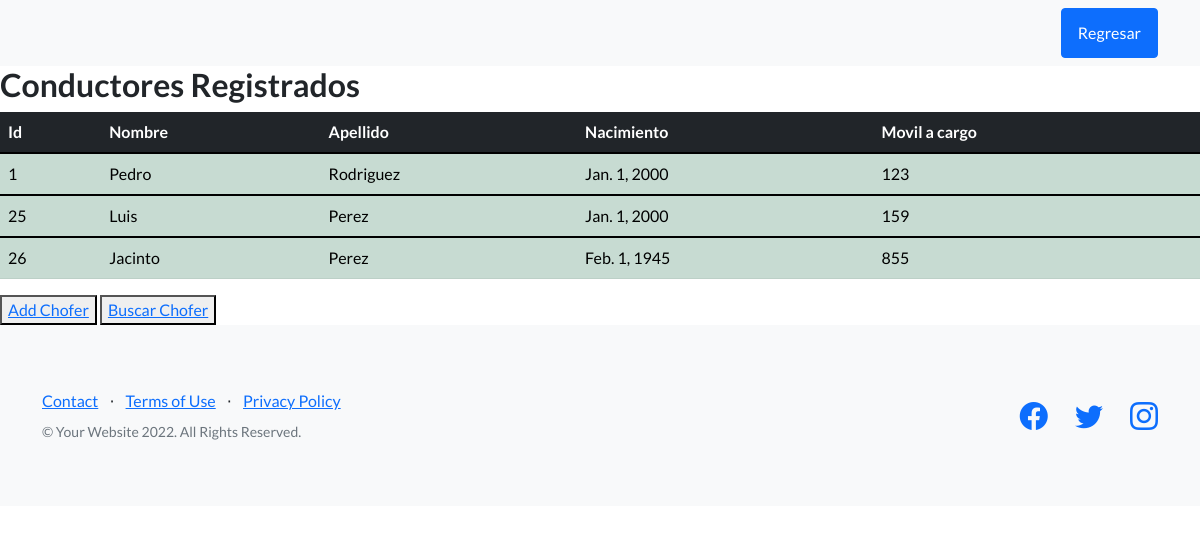
Page /verchofer/ on the committed database.
### app_tutaxi/models.py (models this page shows, shortened)
class Chofer(models.Model):
    nombre=models.CharField(max_length=40)
    apellido=models.CharField(max_length=40)
    nacimiento=models.DateField()
    movil_a_cargo=models.IntegerField()

### app_tutaxi/views.py (the view)
# urls.py: path('verchofer/',views.ver_chofer, name='ver_chofer' ),
def ver_chofer(request):
    choferes=Chofer.objects.all()  #choferes es un "SET" (django...QuerySet)
    dicc={"chofer":choferes}
    return render(request,'ver_chofer.html', dicc)

### app_tutaxi/templates/ver_chofer.html (shortened to what this page needs)
{%extends 'padre.html'%}
{%block bloque1%}
<main>
    {%if chofer_registrado%}
    <h2>{{chofer_registrado}} se registro correctamente</h2>
    {%elif chofer%}
    <h2>Conductores Registrados</h2>
        <table class="table table-success table-striped">
            <thead class="table table-dark table-striped">
                <tr>
                    <th> Id</th>
                    <th> Nombre</th>
                    <th> Apellido</th>
                    <th> Nacimiento</th>
                    <th> Movil a cargo</th>
                </tr>
            </thead>
            {%for i in chofer%}
                <tbody>
                    <tr>
                        <td> {{i.id}} </td>
                        <td> {{i.nombre}} </td>
                        <td>  {{i.apellido }} </td>
                        <td>  {{i.nacimiento }} </td>
                        <td>  {{i.movil_a_cargo}} </td>
                    </tr>
                </tbody>
            {%endfor%}
        </table>
    {%elif chofer_registrado == false %}
        <h2>El chofer ingresado no existe!! </h2>
    {%endif%}
    <button>
        <a href="{% url 'cargar_chofer' %}"> Add Chofer</a>
    </button>
    <button>
        <a  href="{% url 'buscar_chofer' %}"> Buscar Chofer</a>
    </button>
</main>
{%endblock%}

### app_tutaxi/templates/padre.html (shortened to what this page needs)
<!DOCTYPE html>
<html lang="en">
    <head>
        {%load static%}
        <link href="https://cdn.jsdelivr.net/npm/bootstrap-icons@1.5.0/font/bootstrap-icons.css" rel="stylesheet" type="text/css" />
        <link href="{%static 'app_tutaxi/css/styles.css'%}" rel="stylesheet" />
    </head>
    <body>
        <nav class="navbar navbar-light bg-light static-top">
            <div class="container">
                 <a class="btn btn-primary" href="{%url 'inicio' %}">Regresar</a>
            </div>
        </nav>
        {%block bloque1%}
        {%endblock%}
        <footer class="footer bg-light">
            <div class="container">
                <div class="row">
                    <div class="col-lg-6 h-100 text-center text-lg-start my-auto">
                        <ul class="list-inline mb-2">
                            <li class="list-inline-item"><a href="#!">Contact</a></li>
                            <li class="list-inline-item">⋅</li>
                            <li class="list-inline-item"><a href="#!">Terms of Use</a></li>
                            <li class="list-inline-item">⋅</li>
                            <li class="list-inline-item"><a href="#!">Privacy Policy</a></li>
                        </ul>
                        <p class="text-muted small mb-4 mb-lg-0">&copy; Your Website 2022. All Rights Reserved.</p>
                    </div>
                    <div class="col-lg-6 h-100 text-center text-lg-end my-auto">
                        <ul class="list-inline mb-0">
                            <li class="list-inline-item me-4">
                                <a href="#!"><i class="bi-facebook fs-3"></i></a>
                            </li>
                            <li class="list-inline-item me-4">
                                <a href="#!"><i class="bi-twitter fs-3"></i></a>
                            </li>
                            <li class="list-inline-item">
                                <a href="#!"><i class="bi-instagram fs-3"></i></a>
                            </li>
                        </ul>
                    </div>
                </div>
            </div>
        </footer>
    </body>
</html>

### rows in the picture
Chofer: id "1", nombre "Pedro", apellido "Rodriguez", nacimiento "Jan. 1, 2000", movil_a_cargo "123"
Chofer: id "25", nombre "Luis", apellido "Perez", nacimiento "Jan. 1, 2000", movil_a_cargo "159"
Chofer: id "26", nombre "Jacinto", apellido "Perez", nacimiento "Feb. 1, 1945", movil_a_cargo "855"
